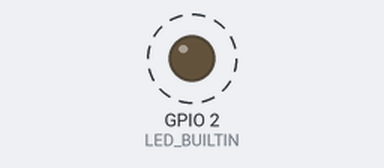
This sketch was run on a simulated ESP8266 (NodeMCU). On the bench: output pins drawn as LEDs (lit = HIGH, except the on-board LED, lit = LOW). Dashed ring = blinking. WiFi joins after 1.5 s; servers stay silent unless stated; what the sketch prints to the serial monitor is not drawn.

Above: at 2.0 s.
Timing chart, 0 to 6.1 s (numbered marks = the images above):
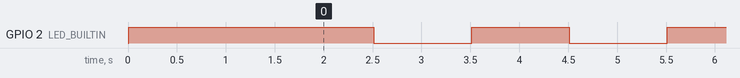

The sketch:

wifi_sample.ino
```cpp
#include <Wire.h>
#include <ESP8266WiFi.h> //Indeholder WiFi-funktioner, specielt til ESP-modellen.

void setup() {
  Serial.begin(115200); //Her startes den serielle forbindelse, (hvis arduinoen er forbundet via. USB) 1152000 er baudraten, data hastigheden, modtageren skal have samme hastighed.
  delay(10); //Vent, elers går det for hurtigt
  // put your setup code here, to run once:
  const char* ssid = "Fibernet-IA01046616"; // WiFi-Netværkets SSID gemmes.
  const char* password = "rfw2zZWn";
  pinMode(LED_BUILTIN, OUTPUT);
  digitalWrite(LED_BUILTIN, 1);
  Serial.println();
  Serial.println("Hejsa");

  //Opretter forbindelse til WiFi
  WiFi.begin(ssid, password);
  //Mens forbindelsen oprettes - tænke prikker:
  while (WiFi.status() != WL_CONNECTED) {
    delay(500);
    Serial.print(".");
  }
  //Vis at forbindelsen er oprettet
  Serial.println("");
  Serial.println("WiFi connected");
  //Vis at serveren startes og start
  //server.begin();
  //Serial.println("Server started  ");
  // IP-adressen hvor serveren findes printes
  Serial.println("IP-Address: ");
  Serial.println(WiFi.localIP());
}

void loop() {
  // put your main code here, to run repeatedly:
  delay(1000);
  digitalWrite(LED_BUILTIN, 0);
  delay(1000);
  digitalWrite(LED_BUILTIN, 1);
}
```

Measured:
- by itself, GPIO 2 (LED_BUILTIN): alternates HIGH for 1.0 s and LOW for 1.0 s
